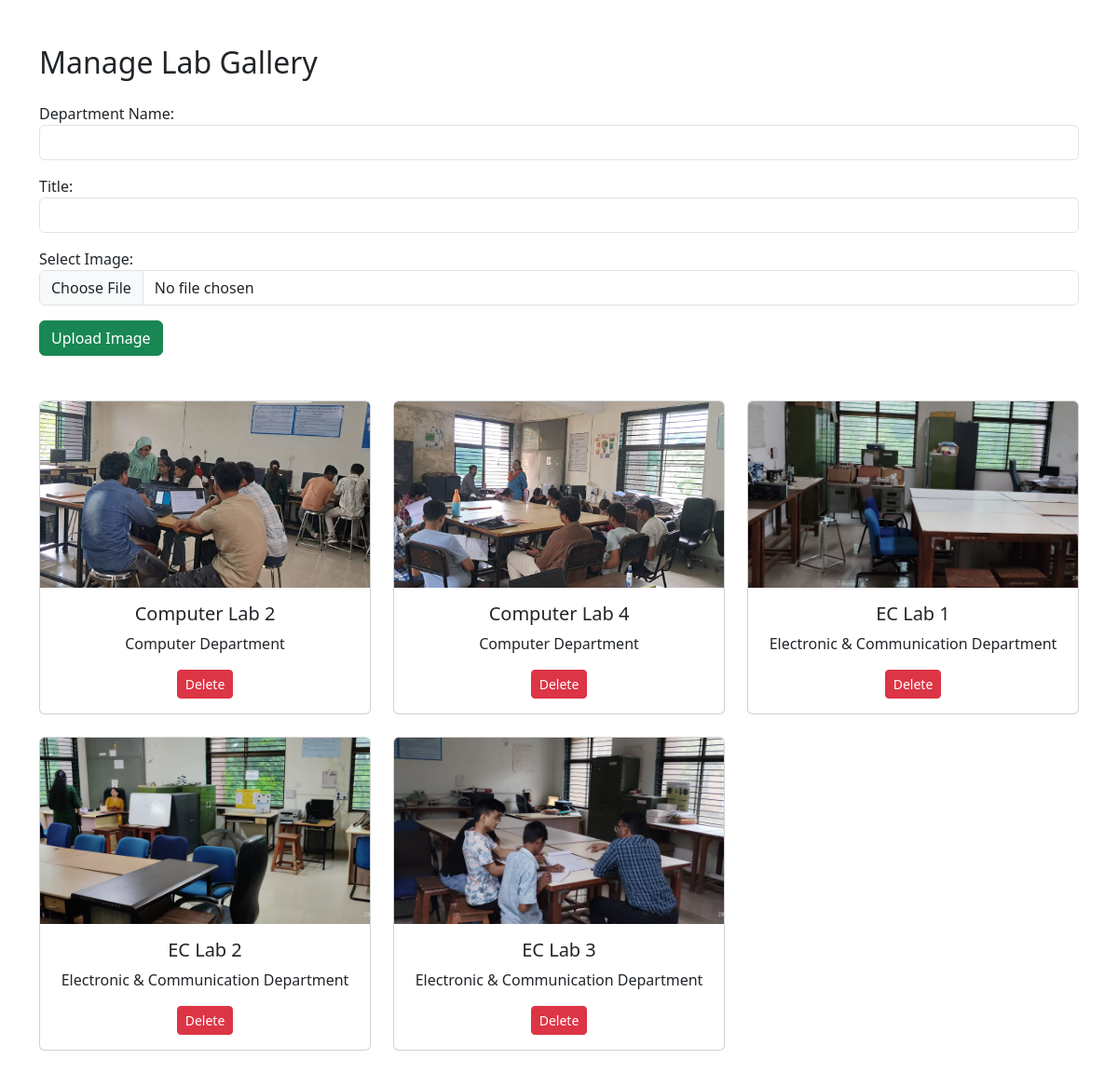
Screenshot of /admin/lab_gallery with the database file from the repository.
### tables this page shows
CREATE TABLE LabGallery (
    id INTEGER PRIMARY KEY AUTOINCREMENT,
    department_name TEXT NOT NULL,
    title TEXT,
    image_path TEXT NOT NULL
);

### app.py (the view, shortened to what this page needs)
@app.route('/admin/lab_gallery', methods=['GET', 'POST'])
def admin_lab_gallery():
    conn = sqlite3.connect(os.path.join(app.instance_path, 'gpd_site.db'))
    c = conn.cursor()
    c.execute('SELECT id, department_name, title, image_path FROM LabGallery')
    images = c.fetchall()
    conn.close()
    return render_template('admin_lab_gallery.html', images=images)

### templates/admin_lab_gallery.html
{% extends "base.html" %}
{% block content %}
<div class="container mt-5">
    <h2>Manage Lab Gallery</h2>
    <form method="POST" enctype="multipart/form-data" class="mt-4">
        <div class="mb-3">
            <label>Department Name:</label>
            <input type="text" name="department_name" class="form-control" required>
        </div>
        <div class="mb-3">
            <label>Title:</label>
            <input type="text" name="title" class="form-control" required>
        </div>
        <div class="mb-3">
            <label>Select Image:</label>
            <input type="file" name="image" class="form-control" required>
        </div>
        <button type="submit" class="btn btn-success">Upload Image</button>
    </form>
    <div class="row mt-5">
        {% for img in images %}
        <div class="col-md-4 mb-4">
            <div class="card">
                <img src="{{ url_for('static', filename='images/labs/' + img[3]) }}" class="card-img-top" style="height: 200px; object-fit: cover;">
                <div class="card-body text-center">
                    <h5 class="card-title">{{ img[2] }}</h5>
                    <p>{{ img[1] }} Department</p>
                    <form method="POST" action="{{ url_for('delete_lab_image', id=img[0]) }}">
                        <button type="submit" class="btn btn-danger btn-sm">Delete</button>
                    </form>
                </div>
            </div>
        </div>
        {% endfor %}
    </div>
</div>
{% endblock %}

### templates/base.html (shortened to what this page needs)
<!DOCTYPE html>
<html lang="en">
<head>
    <link href="https://cdn.jsdelivr.net/npm/bootstrap@5.3.2/dist/css/bootstrap.min.css" rel="stylesheet">
    <link rel="stylesheet" href="{{ url_for('static', filename='css/style.css') }}">
<link href="https://cdn.jsdelivr.net/npm/aos@2.3.4/dist/aos.css" rel="stylesheet">
</head>
<body>
    {% block content %}{% endblock %}
</body>
</html>

### static/css/style.css (style rules this page uses)
body { font-family: 'Segoe UI', Tahoma, Geneva, Verdana, sans-serif; }

### rows the page displays
LabGallery: image_path (picture), title "Computer Lab 2", department_name "Computer"
LabGallery: image_path (picture), title "Computer Lab 4", department_name "Computer"
LabGallery: image_path (picture), title "EC Lab 1", department_name "Electronic & Communication"
LabGallery: image_path (picture), title "EC Lab 2", department_name "Electronic & Communication"
LabGallery: image_path (picture), title "EC Lab 3", department_name "Electronic & Communication"
